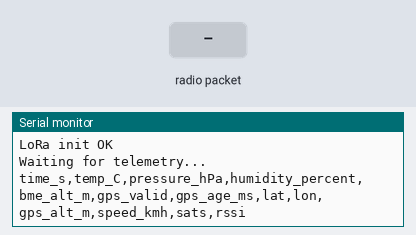
The sketch below on a simulated Arduino Uno, built with avr-gcc and run on an emulated ATmega328P. Shown: the last lines printed to the serial monitor. The inputs (shaded band) are chosen by the test bench. No radio packets arrive unless stated.

Above: at 2.3 s.
2.4 s: radio packet "1" arrives
At 3.6 s:
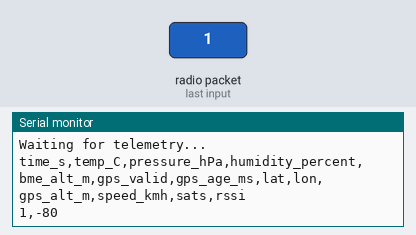
3.9 s: radio packet "0" arrives
At 4.9 s:
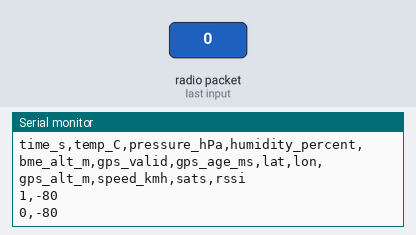
5.4 s: radio packet "2" arrives
At 6.1 s:
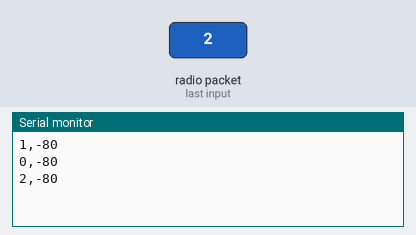

The sketch:

FinalRecieverCode.ino
```cpp
#include <SPI.h>
#include <LoRa.h>


#define LORA_SS 15
#define LORA_RST 16
#define LORA_DIO0 4

unsigned long lastPacketTime = 0;
int packetCount = 0;

void setup() {
  Serial.begin(9600);
  delay(1000);

  Serial.println("ESP8266 LoRa Ground Station Starting");

  LoRa.setPins(LORA_SS, LORA_RST, LORA_DIO0);

  if (!LoRa.begin(433E6)) {
    Serial.println("LoRa init failed. Check wiring.");
    while (1);
  }

  LoRa.setSpreadingFactor(7);
  LoRa.setSignalBandwidth(125E3);
  LoRa.setCodingRate4(5);

  Serial.println("LoRa init OK");
  Serial.println("Waiting for telemetry...");
  Serial.println("time_s,temp_C,pressure_hPa,humidity_percent,bme_alt_m,gps_valid,gps_age_ms,lat,lon,gps_alt_m,speed_kmh,sats,rssi");
}

void loop() {
  int packetSize = LoRa.parsePacket();

  if (packetSize) {
    String message = "";

    while (LoRa.available()) {
      message += (char)LoRa.read();
    }

    int rssi = LoRa.packetRssi();

    lastPacketTime = millis();
    packetCount++;

    // Print clean CSV row plus RSSI at the end
    Serial.print(message);
    Serial.print(",");
    Serial.println(rssi);
  }
}
```

Measured:
- after the input at 2.4 s, the serial monitor: prints a new line at once (image 1)
- after the input at 3.9 s, the serial monitor: prints a new line at once (image 2)
- after the input at 5.4 s, the serial monitor: prints a new line at once (image 3)
